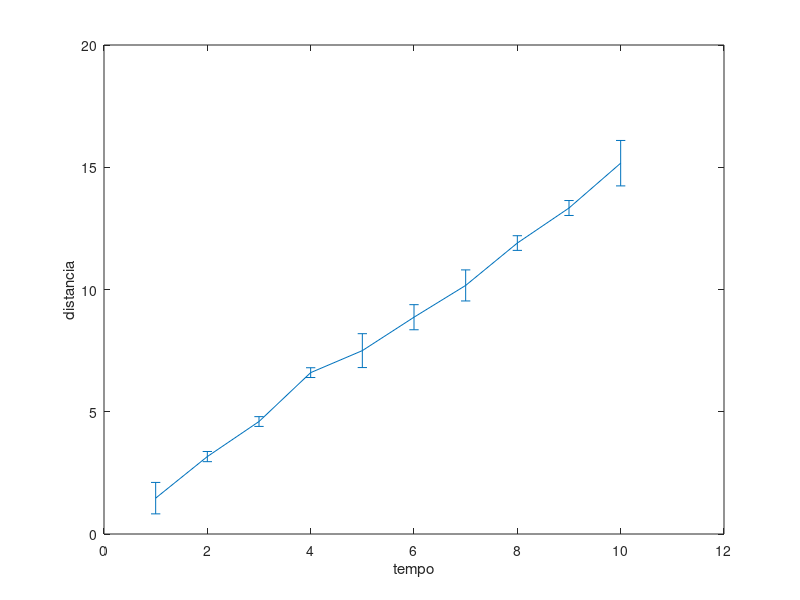
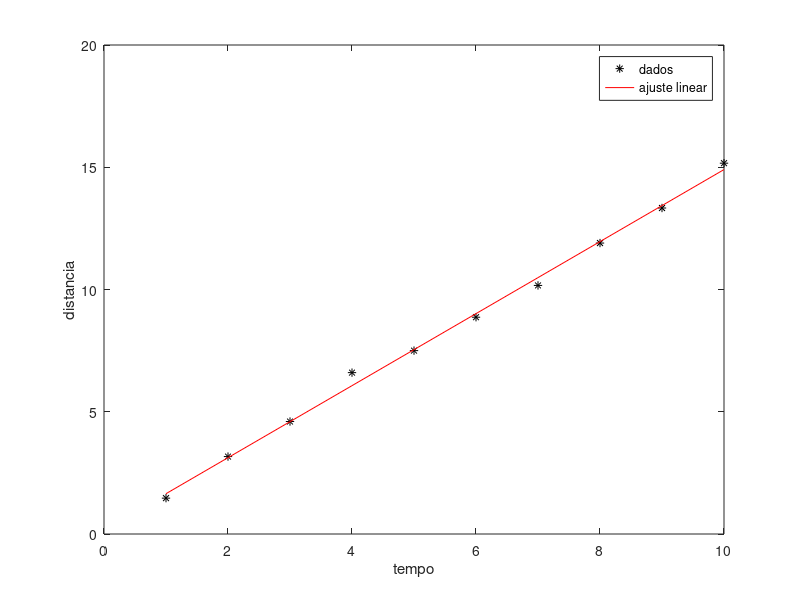

These charts were generated, in order, by the following MATLAB code:
x = 1:10;
y = [1, 3, 4.8, 6.6, 8.3, 9.0, 9.8, 11.6, 13.0, 16.2;     1.2, 3.4, 4.4, 6.4, 7.1, 8.3, 9.8, 12.2, 13.4, 14.9;     2.2, 3.1, 4.6, 6.8, 7.1, 9.3, 10.9, 11.9, 13.6, 14.4]; 
z=[0];

ymean = mean(y,1); %calcular a media 
desvio = std(y,0,1); %calcular o desvio padrao

figure(); %criar o grafico das medias com barra de erro
errorbar(x,ymean,desvio)
xlabel('tempo');
ylabel('distancia');

figure() %ajuste linear
p = polyfit(x,ymean,1) %retorna os coeficientes do ajuste linear
yfit = polyval(p,x);  %avalia o ajuste linear nos valores de x
plot(x, ymean, '*k', x, yfit, 'r') %grafico com os dados e o ajuste
xlabel('tempo');
ylabel('distancia');
legend('dados','ajuste linear');